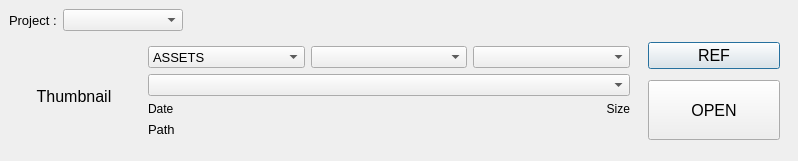
<?xml version="1.0" encoding="UTF-8"?>
<ui version="4.0">
 <class>MainWindow</class>
 <widget class="QDialog" name="MainWindow">
  <property name="geometry">
   <rect>
    <x>0</x>
    <y>0</y>
    <width>798</width>
    <height>161</height>
   </rect>
  </property>
  <property name="windowTitle">
   <string>MainWindow</string>
  </property>
  <layout class="QHBoxLayout" name="horizontalLayout_3">
   <property name="spacing">
    <number>0</number>
   </property>
   <property name="leftMargin">
    <number>0</number>
   </property>
   <property name="topMargin">
    <number>0</number>
   </property>
   <property name="rightMargin">
    <number>0</number>
   </property>
   <property name="bottomMargin">
    <number>0</number>
   </property>
   <item>
    <layout class="QGridLayout" name="gridLayout_3">
     <property name="leftMargin">
      <number>0</number>
     </property>
     <property name="topMargin">
      <number>0</number>
     </property>
     <property name="rightMargin">
      <number>0</number>
     </property>
     <property name="bottomMargin">
      <number>0</number>
     </property>
     <property name="spacing">
      <number>0</number>
     </property>
     <item row="0" column="0">
      <widget class="QWidget" name="widget" native="true">
       <layout class="QHBoxLayout" name="horizontalLayout">
        <property name="leftMargin">
         <number>9</number>
        </property>
        <property name="topMargin">
         <number>9</number>
        </property>
        <property name="bottomMargin">
         <number>0</number>
        </property>
        <item>
         <widget class="QLabel" name="label">
          <property name="font">
           <font>
            <pointsize>10</pointsize>
           </font>
          </property>
          <property name="text">
           <string>Project :</string>
          </property>
         </widget>
        </item>
        <item>
         <widget class="QComboBox" name="cb_project">
          <property name="minimumSize">
           <size>
            <width>120</width>
            <height>0</height>
           </size>
          </property>
         </widget>
        </item>
        <item>
         <spacer name="horizontalSpacer">
          <property name="orientation">
           <enum>Qt::Horizontal</enum>
          </property>
          <property name="sizeHint" stdset="0">
           <size>
            <width>40</width>
            <height>20</height>
           </size>
          </property>
         </spacer>
        </item>
       </layout>
      </widget>
     </item>
     <item row="1" column="0">
      <widget class="QWidget" name="widget_2" native="true">
       <layout class="QHBoxLayout" name="horizontalLayout_2">
        <property name="spacing">
         <number>0</number>
        </property>
        <property name="topMargin">
         <number>0</number>
        </property>
        <property name="bottomMargin">
         <number>0</number>
        </property>
        <item>
         <widget class="QWidget" name="widget_3" native="true">
          <property name="minimumSize">
           <size>
            <width>130</width>
            <height>130</height>
           </size>
          </property>
          <property name="maximumSize">
           <size>
            <width>130</width>
            <height>130</height>
           </size>
          </property>
          <layout class="QGridLayout" name="gridLayout">
           <item row="0" column="0">
            <widget class="QLabel" name="l_thumbnail">
             <property name="sizePolicy">
              <sizepolicy hsizetype="Preferred" vsizetype="Preferred">
               <horstretch>0</horstretch>
               <verstretch>0</verstretch>
              </sizepolicy>
             </property>
             <property name="maximumSize">
              <size>
               <width>150</width>
               <height>150</height>
              </size>
             </property>
             <property name="font">
              <font>
               <pointsize>12</pointsize>
              </font>
             </property>
             <property name="text">
              <string>Thumbnail</string>
             </property>
             <property name="alignment">
              <set>Qt::AlignCenter</set>
             </property>
            </widget>
           </item>
          </layout>
         </widget>
        </item>
        <item>
         <widget class="QWidget" name="widget_5" native="true">
          <property name="maximumSize">
           <size>
            <width>16777215</width>
            <height>100</height>
           </size>
          </property>
          <layout class="QGridLayout" name="gridLayout_2">
           <property name="topMargin">
            <number>0</number>
           </property>
           <item row="2" column="0">
            <widget class="QLabel" name="l_date">
             <property name="font">
              <font>
               <pointsize>9</pointsize>
              </font>
             </property>
             <property name="text">
              <string>Date</string>
             </property>
            </widget>
           </item>
           <item row="0" column="1">
            <widget class="QComboBox" name="cb_shot">
             <property name="font">
              <font>
               <pointsize>10</pointsize>
              </font>
             </property>
            </widget>
           </item>
           <item row="0" column="0">
            <widget class="QComboBox" name="cb_type">
             <property name="font">
              <font>
               <pointsize>10</pointsize>
              </font>
             </property>
             <item>
              <property name="text">
               <string>ASSETS</string>
              </property>
             </item>
             <item>
              <property name="text">
               <string>SHOTS</string>
              </property>
             </item>
             <item>
              <property name="text">
               <string>RND</string>
              </property>
             </item>
            </widget>
           </item>
           <item row="5" column="0" colspan="3">
            <widget class="QLabel" name="l_path">
             <property name="font">
              <font>
               <pointsize>10</pointsize>
              </font>
             </property>
             <property name="text">
              <string>Path</string>
             </property>
            </widget>
           </item>
           <item row="0" column="2">
            <widget class="QComboBox" name="cb_kind">
             <property name="font">
              <font>
               <pointsize>10</pointsize>
              </font>
             </property>
            </widget>
           </item>
           <item row="2" column="2">
            <widget class="QLabel" name="l_size">
             <property name="font">
              <font>
               <pointsize>9</pointsize>
              </font>
             </property>
             <property name="layoutDirection">
              <enum>Qt::RightToLeft</enum>
             </property>
             <property name="text">
              <string>Size</string>
             </property>
             <property name="alignment">
              <set>Qt::AlignRight|Qt::AlignTrailing|Qt::AlignVCenter</set>
             </property>
            </widget>
           </item>
           <item row="1" column="0" colspan="3">
            <widget class="QComboBox" name="cb_scene"/>
           </item>
          </layout>
         </widget>
        </item>
        <item>
         <widget class="QWidget" name="widget_4" native="true">
          <property name="maximumSize">
           <size>
            <width>150</width>
            <height>16777215</height>
           </size>
          </property>
          <layout class="QVBoxLayout" name="verticalLayout">
           <property name="spacing">
            <number>0</number>
           </property>
           <property name="topMargin">
            <number>0</number>
           </property>
           <item>
            <widget class="QPushButton" name="pb_ref">
             <property name="font">
              <font>
               <pointsize>12</pointsize>
              </font>
             </property>
             <property name="text">
              <string>REF</string>
             </property>
            </widget>
           </item>
           <item>
            <widget class="QPushButton" name="pb_open">
             <property name="minimumSize">
              <size>
               <width>0</width>
               <height>60</height>
              </size>
             </property>
             <property name="font">
              <font>
               <pointsize>12</pointsize>
              </font>
             </property>
             <property name="text">
              <string>OPEN</string>
             </property>
            </widget>
           </item>
          </layout>
         </widget>
        </item>
       </layout>
      </widget>
     </item>
    </layout>
   </item>
  </layout>
 </widget>
 <resources/>
 <connections/>
</ui>
